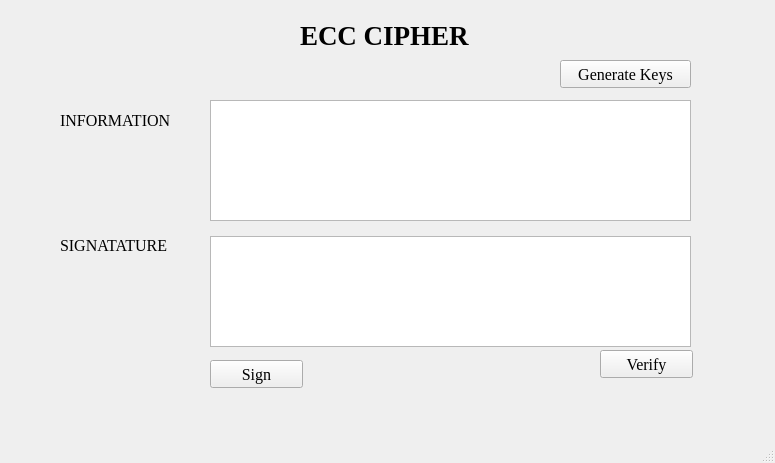
<?xml version="1.0" encoding="UTF-8"?>
<ui version="4.0">
 <class>MainWindow</class>
 <widget class="QMainWindow" name="MainWindow">
  <property name="geometry">
   <rect>
    <x>0</x>
    <y>0</y>
    <width>775</width>
    <height>463</height>
   </rect>
  </property>
  <property name="windowTitle">
   <string>MainWindow</string>
  </property>
  <widget class="QWidget" name="centralwidget">
   <widget class="QLabel" name="label">
    <property name="geometry">
     <rect>
      <x>300</x>
      <y>10</y>
      <width>211</width>
      <height>51</height>
     </rect>
    </property>
    <property name="font">
     <font>
      <family>Times New Roman</family>
      <pointsize>20</pointsize>
      <weight>75</weight>
      <bold>true</bold>
     </font>
    </property>
    <property name="text">
     <string>ECC CIPHER</string>
    </property>
   </widget>
   <widget class="QLabel" name="label_2">
    <property name="geometry">
     <rect>
      <x>60</x>
      <y>100</y>
      <width>141</width>
      <height>41</height>
     </rect>
    </property>
    <property name="font">
     <font>
      <family>Times New Roman</family>
      <pointsize>12</pointsize>
     </font>
    </property>
    <property name="text">
     <string>INFORMATION</string>
    </property>
   </widget>
   <widget class="QLabel" name="label_3">
    <property name="geometry">
     <rect>
      <x>60</x>
      <y>230</y>
      <width>141</width>
      <height>31</height>
     </rect>
    </property>
    <property name="font">
     <font>
      <family>Times New Roman</family>
      <pointsize>12</pointsize>
     </font>
    </property>
    <property name="text">
     <string>SIGNATATURE</string>
    </property>
   </widget>
   <widget class="QTextEdit" name="textEdit">
    <property name="geometry">
     <rect>
      <x>210</x>
      <y>100</y>
      <width>481</width>
      <height>121</height>
     </rect>
    </property>
    <property name="font">
     <font>
      <family>Times New Roman</family>
     </font>
    </property>
   </widget>
   <widget class="QTextEdit" name="textEdit_2">
    <property name="geometry">
     <rect>
      <x>210</x>
      <y>236</y>
      <width>481</width>
      <height>111</height>
     </rect>
    </property>
    <property name="font">
     <font>
      <family>Times New Roman</family>
     </font>
    </property>
   </widget>
   <widget class="QPushButton" name="btn_generate">
    <property name="geometry">
     <rect>
      <x>560</x>
      <y>60</y>
      <width>131</width>
      <height>28</height>
     </rect>
    </property>
    <property name="font">
     <font>
      <family>Times New Roman</family>
      <pointsize>12</pointsize>
     </font>
    </property>
    <property name="text">
     <string>Generate Keys</string>
    </property>
   </widget>
   <widget class="QPushButton" name="btn_sign">
    <property name="geometry">
     <rect>
      <x>210</x>
      <y>360</y>
      <width>93</width>
      <height>28</height>
     </rect>
    </property>
    <property name="font">
     <font>
      <family>Times New Roman</family>
      <pointsize>12</pointsize>
     </font>
    </property>
    <property name="text">
     <string>Sign</string>
    </property>
   </widget>
   <widget class="QPushButton" name="btn_verify">
    <property name="geometry">
     <rect>
      <x>600</x>
      <y>350</y>
      <width>93</width>
      <height>28</height>
     </rect>
    </property>
    <property name="font">
     <font>
      <family>Times New Roman</family>
      <pointsize>12</pointsize>
     </font>
    </property>
    <property name="text">
     <string>Verify</string>
    </property>
   </widget>
  </widget>
  <widget class="QMenuBar" name="menubar">
   <property name="geometry">
    <rect>
     <x>0</x>
     <y>0</y>
     <width>775</width>
     <height>26</height>
    </rect>
   </property>
  </widget>
  <widget class="QStatusBar" name="statusbar"/>
 </widget>
 <resources/>
 <connections/>
</ui>
